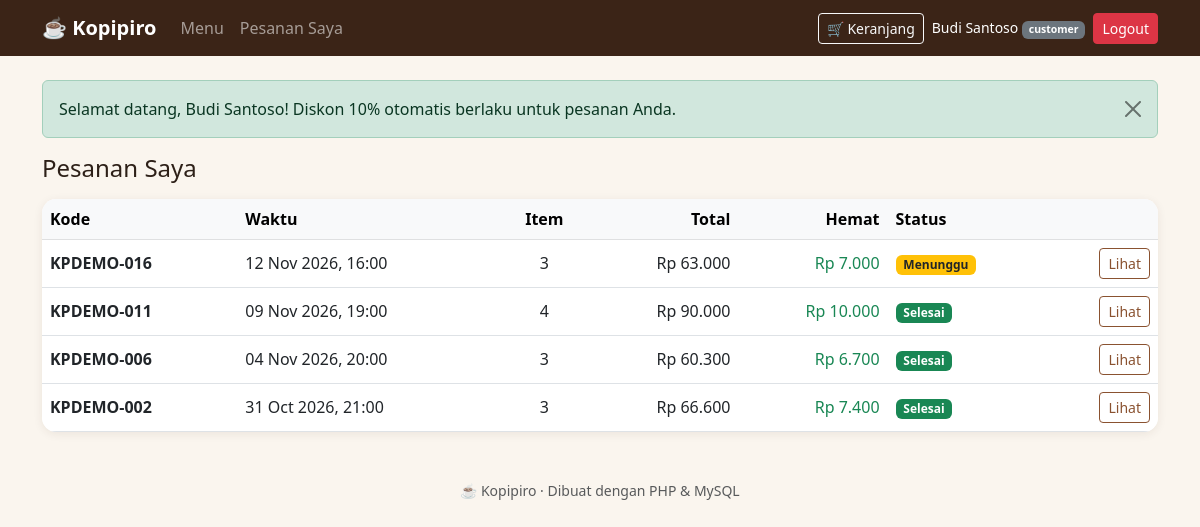
Page /my_orders.php (signed in) on the committed database.
### tables this page shows
CREATE TABLE `orders` (
  `id` int(10) unsigned NOT NULL AUTO_INCREMENT,
  `order_code` varchar(20) NOT NULL,
  `user_id` int(10) unsigned DEFAULT NULL,
  `customer_name` varchar(100) NOT NULL,
  `notes` varchar(255) DEFAULT NULL,
  `cashier_id` int(10) unsigned DEFAULT NULL,
  `subtotal` int(10) unsigned NOT NULL,
  `discount_percent` tinyint(3) unsigned NOT NULL DEFAULT 0,
  `discount_amount` int(10) unsigned NOT NULL DEFAULT 0,
  `total` int(10) unsigned NOT NULL,
  `status` enum('pending','processing','completed','cancelled') NOT NULL DEFAULT 'pending',
  `created_at` timestamp NOT NULL DEFAULT CURRENT_TIMESTAMP,
  PRIMARY KEY (`id`),
  UNIQUE KEY `uq_orders_code` (`order_code`),
  KEY `idx_orders_user` (`user_id`),
  KEY `idx_orders_cashier_status` (`cashier_id`,`status`),
  KEY `idx_orders_created` (`created_at`),
  CONSTRAINT `fk_orders_user` FOREIGN KEY (`user_id`) REFERENCES `users` (`id`) ON DELETE SET NULL,
  CONSTRAINT `fk_orders_cashier` FOREIGN KEY (`cashier_id`) REFERENCES `users` (`id`) ON DELETE SET NULL
);

### auth.php (called while the page is built, shortened)
<?php
function current_user_id(): int
{
    return (int) ($_SESSION['user_id'] ?? 0);
}
?>

### my_orders.php (the view, shortened to what this page needs)
<?php
include 'init.php';
$orders = db_all(
    $conn,
    "SELECT o.id, o.order_code, o.total, o.discount_amount, o.status, o.created_at,
            (SELECT COALESCE(SUM(qty), 0) FROM order_items WHERE order_id = o.id) AS item_count
     FROM orders o WHERE o.user_id = ? ORDER BY o.created_at DESC, o.id DESC",
    'i',
    [current_user_id()]
);
include 'header.php';
?>
<h1 class="h4 mb-3">Pesanan Saya</h1>
<?php if (!$orders): ?>
    <div class="alert alert-secondary">Belum ada pesanan. <a href="<?= e(url('index.php')) ?>">Pesan sekarang</a></div>
<?php else: ?>
    <div class="card kp-card">
        <div class="table-responsive">
            <table class="table table-hover align-middle mb-0">
                <thead class="table-light">
                    <tr>
                        <th>Kode</th>
                        <th>Waktu</th>
                        <th class="text-center">Item</th>
                        <th class="text-end">Total</th>
                        <th class="text-end">Hemat</th>
                        <th>Status</th>
                        <th></th>
                    </tr>
                </thead>
                <tbody>
                    <?php foreach ($orders as $o): ?>
                        <tr>
                            <td class="fw-semibold"><?= e($o['order_code']) ?></td>
                            <td><?= e(date('d M Y, H:i', strtotime($o['created_at']))) ?></td>
                            <td class="text-center"><?= (int) $o['item_count'] ?></td>
                            <td class="text-end"><?= rupiah($o['total']) ?></td>
                            <td class="text-end text-success"><?= rupiah($o['discount_amount']) ?></td>
                            <td><?= status_badge($o['status']) ?></td>
                            <td class="text-end"><a class="btn btn-sm btn-outline-kp" href="<?= e(url('receipt.php?id=' . (int) $o['id'])) ?>">Lihat</a></td>
                        </tr>
                    <?php endforeach; ?>
                </tbody>
            </table>
        </div>
    </div>
<?php endif; ?>
<?php include 'footer.php'; ?>

### functions.php (shortened to what this page needs)
<?php
function e($v): string
{
    return htmlspecialchars((string) $v, ENT_QUOTES, 'UTF-8');
}
function rupiah($n): string
{
    return 'Rp ' . number_format((int) $n, 0, ',', '.');
}
function url(string $path = ''): string
{
    return BASE_URL . '/' . ltrim($path, '/');
}
function flash_render(): string
{
    $out = '';
    foreach (($_SESSION['flash'] ?? []) as $f) {
        $out .= '<div class="alert alert-' . e($f['type']) . ' alert-dismissible fade show" role="alert">'
            . e($f['msg'])
            . '<button type="button" class="btn-close" data-bs-dismiss="alert" aria-label="Tutup"></button></div>';
    }
    return $out;
}
function db_run(mysqli $conn, string $sql, string $types = '', array $params = []): mysqli_stmt
{
    $stmt = $conn->prepare($sql);
    if ($types !== '') {
        $stmt->bind_param($types, ...$params);
    }
    $stmt->execute();
    return $stmt;
}
function db_all(mysqli $conn, string $sql, string $types = '', array $params = []): array
{
    $stmt = db_run($conn, $sql, $types, $params);
    $res = $stmt->get_result();
    $rows = $res ? $res->fetch_all(MYSQLI_ASSOC) : [];
    return $rows;
}
function status_label(string $s): string
{
    return ['pending' => 'Menunggu', 'processing' => 'Diproses', 'completed' => 'Selesai', 'cancelled' => 'Dibatalkan'][$s] ?? $s;
}
function status_badge(string $s): string
{
    $cls = ['pending' => 'bg-warning text-dark', 'processing' => 'bg-info text-dark', 'completed' => 'bg-success', 'cancelled' => 'bg-secondary'][$s] ?? 'bg-light text-dark';
    return '<span class="badge ' . $cls . '">' . e(status_label($s)) . '</span>';
}
    ob_start(); ?>

### assets/style.css (style rules this page uses)
:root { --kp-dark: #3b2417; --kp-brown: #8a5230; --kp-accent: #c8803c; --kp-cream: #faf5ee; }
body { background: var(--kp-cream); color: #2d2018; }
a { color: var(--kp-brown); }
.btn-outline-kp { border-color: var(--kp-brown); color: var(--kp-brown); }
.kp-card { border: 0; border-radius: .9rem; box-shadow: 0 2px 10px rgba(59, 36, 23, .08); overflow: hidden; transition: transform .15s; }

### rows in the picture
orders: order_code "KPDEMO-016", created_at "12 Nov 2026, 16:00", item_count "3", total "Rp 63.000", discount_amount "Rp 7.000", status "Menunggu"
orders: order_code "KPDEMO-011", created_at "09 Nov 2026, 19:00", item_count "4", total "Rp 90.000", discount_amount "Rp 10.000", status "Selesai"
orders: order_code "KPDEMO-006", created_at "04 Nov 2026, 20:00", item_count "3", total "Rp 60.300", discount_amount "Rp 6.700", status "Selesai"
orders: order_code "KPDEMO-002", created_at "31 Oct 2026, 21:00", item_count "3", total "Rp 66.600", discount_amount "Rp 7.400", status "Selesai"

### other values in the picture
$_SESSION['name'] "Budi Santoso"
current_role() "customer"
$f['msg'] "Selamat datang, Budi Santoso! Diskon 10% otomatis berlaku untuk pesanan Anda."
